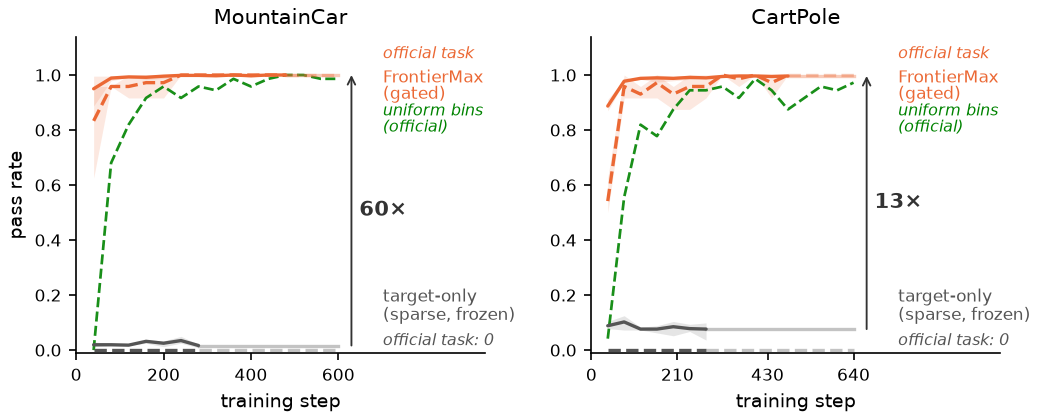

The script that saved this image:
#!/usr/bin/env python
"""Figure 6 — gym convergence: does the official task get solved?

Two panels (MountainCar left, CartPole right), from
frontier_rl/examples/gym_convergence.json (shared-policy runs, 3 seeds,
trained to plateau).  Per arm (standard RL target-only, gray;
FrontierMax gated, orange) two curves: mean-across-bins pass rate
(solid) and the hard-bin / official-task pass rate (dashed).  Band =
seed min/max.  The claim is the dashed pair: the official task reaches
a nonzero plateau under FrontierMax while staying at zero under
standard RL.  Endpoint multiplier on the mean curves is annotated.
"""
import json
import os

import matplotlib

matplotlib.use("Agg")
import matplotlib.pyplot as plt
import numpy as np

HERE = os.path.dirname(os.path.abspath(__file__))
EXAMPLES = os.path.join(HERE, "..", "..", "frontier_rl", "examples")

ORANGE = "#eb6834"  # FrontierMax (gated)
GRAY = "#555555"    # standard RL (target only)

plt.rcParams.update({
    "font.size": 9,
    "axes.titlesize": 10,
    "axes.labelsize": 9,
    "xtick.labelsize": 8,
    "ytick.labelsize": 8,
    "legend.fontsize": 8,
    "axes.spines.top": False,
    "axes.spines.right": False,
    "axes.linewidth": 0.8,
    "pdf.fonttype": 42,
    "ps.fonttype": 42,
})

conv = json.load(open(os.path.join(EXAMPLES, "gym_convergence.json")))

# 5-seed endpoint tables, printed for cross-reference
for name in ("gym_performance.json", "gym_performance_3x.json"):
    path = os.path.join(EXAMPLES, name)
    if os.path.exists(path):
        tab = json.load(open(path))
        print(f"-- {name} (5-seed endpoint table) --")
        for k, v in tab.items():
            print(f"  {k:22s} target {v['target_task']:.3f} "
                  f"mean_bins {v['mean_bins']:.3f}")


def stack(runs, metric):
    """Align 3 seed curves that plateaued at different steps.

    Returns (steps, values[n_points, n_seeds]); shorter runs are
    extended by holding their final (plateau) value.
    """
    steps = max((r["steps"] for r in runs), key=len)
    n = len(steps)
    cols = []
    for r in runs:
        v = list(r[metric])
        v += [v[-1]] * (n - len(v))
        cols.append(v)
    return np.asarray(steps, float), np.asarray(cols, float).T


ARMS = [
    ("target_only", GRAY, "target-only (sparse)"),
    ("full_gated", ORANGE, "FrontierMax (gated)"),
]
GREEN = "#008300"  # uniform-over-bins control (official-task curve only)

fig, axes = plt.subplots(1, 2, figsize=(7.0, 2.8))

for ax, env, title in zip(axes, ("mc", "cp"), ("MountainCar", "CartPole")):
    ends = {}      # (arm, metric) -> final mean value
    ymax, S = 0.0, 0.0
    curves = {}
    for arm, color, label in ARMS:
        runs = conv[f"{env}_{arm}"]
        for metric, ls in (("mean", "-"), ("hard", "--")):
            steps, m = stack(runs, metric)
            mu, lo, hi = m.mean(axis=1), m.min(axis=1), m.max(axis=1)
            ax.fill_between(steps, lo, hi, color=color, alpha=0.15,
                            lw=0, zorder=2)
            ax.plot(steps, mu, color=color, ls=ls, lw=1.6, zorder=3,
                    solid_capstyle="round")
            curves[(arm, metric)] = (color, ls, float(steps[-1]),
                                     float(mu[-1]))
            ends[(arm, metric)] = float(mu[-1])
            ymax = max(ymax, float(hi.max()))
            S = max(S, float(steps[-1]))

    # uniform-over-bins control: official-task curve only (attribution:
    # spread vs teacher — it also cracks the task, slower and off-ceiling)
    if f"{env}_uniform" in conv:
        runs = conv[f"{env}_uniform"]
        steps, m = stack(runs, "hard")
        mu = m.mean(axis=1)
        ax.plot(steps, mu, color=GREEN, ls="--", lw=1.3, zorder=2.5,
                alpha=0.9)
        curves[("uniform", "hard")] = (GREEN, "--", float(steps[-1]),
                                       float(mu[-1]))
        ends[("uniform", "hard")] = float(mu[-1])
        S = max(S, float(steps[-1]))

    # arms early-stop at their own plateau; extend the flat tail faintly
    # to the common right edge so endpoints are compared at matched steps
    for (arm, metric), (color, ls, s_end, v_end) in curves.items():
        if s_end < S:
            ax.plot([s_end, S], [v_end, v_end], color=color, ls=ls,
                    lw=1.6, alpha=0.35, zorder=3)

    top = ymax * 1.14
    ax.set_xlim(0, S * 1.56)
    ax.set_ylim(-0.012, top)
    ax.set_xticks(np.linspace(0, S, 4).round(-1).astype(int))
    ax.set_xlabel("training step")
    ax.set_title(title)

    # endpoint multiplier on the mean curves
    to_end = ends[("target_only", "mean")]
    fg_end = ends[("full_gated", "mean")]
    mult = fg_end / max(to_end, 1e-9)
    ax.annotate("", xy=(S * 1.05, fg_end), xytext=(S * 1.05, to_end),
                arrowprops=dict(arrowstyle="->", lw=0.9, color="#333333",
                                shrinkA=0, shrinkB=0), zorder=4)
    ax.text(S * 1.08, 0.5 * (to_end + fg_end), f"{mult:.0f}×",
            fontsize=10, fontweight="bold", color="#333333",
            ha="left", va="center", zorder=5)

    # direct labels at the right ends, de-collided within each arm group:
    # the gray pair stacks up from a floor, the orange pair stacks down
    # from a ceiling (both pairs sit at their curves' endpoint heights)
    entries = [
        (("full_gated", "hard"), ORANGE, "official task", 7.5, "italic"),
        (("full_gated", "mean"), ORANGE, "FrontierMax\n(gated)", 8, None),
        (("uniform", "hard"), GREEN, "uniform bins\n(official)", 7.5, "italic"),
        (("target_only", "mean"), GRAY, "target-only\n(sparse, frozen)", 8, None),
        (("target_only", "hard"), GRAY, "official task: 0", 7.5, "italic"),
    ]
    entries = [e for e in entries if e[0] in ends]
    ys = {k: ends[k] for k, *_ in entries}
    min_gap = 0.105 * top
    # gray group: floor at 0.035*top, stack upward (hard below mean)
    g_lo, g_hi = ("target_only", "hard"), ("target_only", "mean")
    ys[g_lo] = max(ys[g_lo], 0.035 * top)
    ys[g_hi] = max(ys[g_hi], ys[g_lo] + min_gap)
    # orange group: ceiling at 0.95*top, stack downward (hard above mean)
    o_lo, o_hi = ("full_gated", "mean"), ("full_gated", "hard")
    ys[o_hi] = min(max(ys[o_hi], ys[o_lo] + min_gap), 0.95 * top)
    ys[o_lo] = min(ys[o_lo], ys[o_hi] - min_gap)
    # uniform control label: slot it below the orange pair
    u_k = ("uniform", "hard")
    if u_k in ys:
        ys[u_k] = min(ys[u_k], ys[o_lo] - min_gap)
        ys[g_hi] = min(ys[g_hi], ys[u_k] - min_gap)
    for key, color, label, fs, style in entries:
        ax.text(S * 1.17, ys[key], label, color=color, fontsize=fs,
                ha="left", va="center", linespacing=1.1, style=style,
                zorder=5)

    print(f"{env}: mean  target_only {to_end:.3f}  full_gated {fg_end:.3f}"
          f"  -> {mult:.1f}x")
    print(f"{env}: hard  target_only {ends[('target_only', 'hard')]:.3f}"
          f"  full_gated {ends[('full_gated', 'hard')]:.3f}")

axes[0].set_ylabel("pass rate")

fig.tight_layout(pad=0.4, w_pad=1.2)
fig.savefig(os.path.join(HERE, "fig6_gym.pdf"))
fig.savefig(os.path.join(HERE, "fig6_gym.png"), dpi=150)
print("wrote fig6_gym.pdf / .png")
